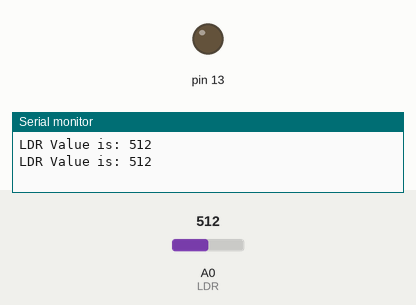
A sketch run on a simulated Arduino Uno, built with avr-gcc and run on an emulated ATmega328P. On the bench: output pins drawn as LEDs (lit = HIGH), the last lines printed to the serial monitor. Inputs (shaded band) come from the test bench; at power-on: A0 (LDR) = 512.

Above: at 1.8 s.
1.9 s: A0 (LDR) set to 489
At 3.3 s:
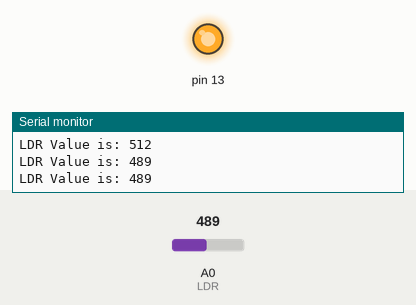
4.5 s: A0 (LDR) set to 511
At 6.8 s:
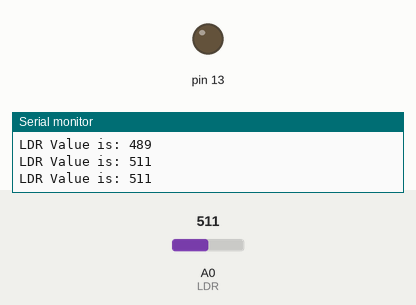
7.5 s: A0 (LDR) set to 306
At 10.3 s:
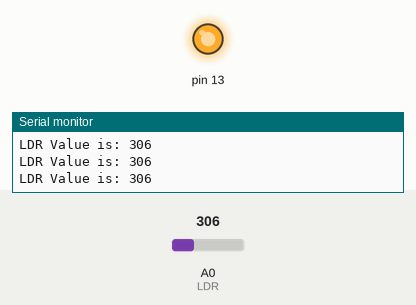
Timing chart, 0 to 11.8 s (numbered marks = the images above; inputs shaded):
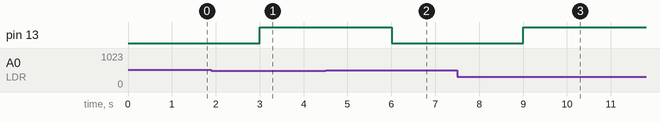

The sketch:

ldrread.ino
```cpp
int LDR = 0;
int LDRValue=0;
int light=500;

void setup()
{
  Serial.begin(9600);
  pinMode(13, OUTPUT);
}

void loop()
{
  LDRValue=analogRead(LDR);
  Serial.print("LDR Value is: ");
  Serial.println(LDRValue);
  delay(1000);
  if(LDRValue<light)
  {
    digitalWrite(13, HIGH);
  }
  else {
    digitalWrite(13, LOW);
  }
}
```

Measured:
- the behaviour switches between 500 and 499 on A0 (LDR) (found by bisection; images 0 and 1)
- after the input at 1.9 s, pin 13: LOW → HIGH after 1.1 s
- after the input at 4.5 s, pin 13: HIGH → LOW after 1.5 s
- after the input at 7.5 s, pin 13: LOW → HIGH after 1.5 s
